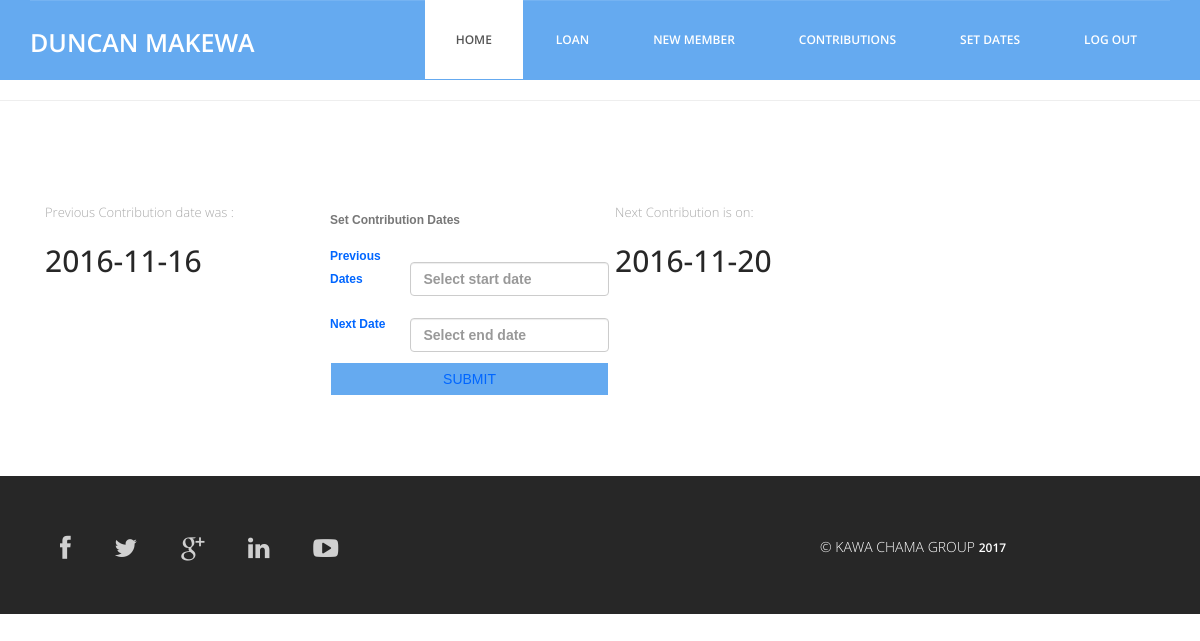
The app's page /clerk/set_next_date.php (signed in) with its own data.
### tables this page shows
CREATE TABLE IF NOT EXISTS `users` (
`id` int(11) NOT NULL,
  `f_name` varchar(60) NOT NULL,
  `l_name` varchar(60) NOT NULL,
  `id_no` int(11) NOT NULL,
  `username` varchar(60) NOT NULL,
  `password` varchar(60) NOT NULL,
  `reg_date` timestamp NOT NULL DEFAULT CURRENT_TIMESTAMP,
  `access` int(11) NOT NULL DEFAULT '0',
  `all` int(11) NOT NULL
);

CREATE TABLE IF NOT EXISTS `manage_contr` (
`id` int(11) NOT NULL,
  `today_ex` date NOT NULL,
  `next_cont` date NOT NULL
);

### clerk/set_next_date.php (the view, shortened to what this page needs)
<?php require_once('../Connections/conn.php'); ?>
<?php
if (!function_exists("GetSQLValueString")) {
function GetSQLValueString($theValue, $theType, $theDefinedValue = "", $theNotDefinedValue = "")
{
  $theValue = function_exists("mysql_real_escape_string") ? mysql_real_escape_string($theValue) : mysql_escape_string($theValue);
  switch ($theType) {
    case "text":
      $theValue = ($theValue != "") ? "'" . $theValue . "'" : "NULL";
      break;
  }
  return $theValue;
}
}
$editFormAction = $_SERVER['PHP_SELF'];
if (isset($_SERVER['QUERY_STRING'])) {
  $editFormAction .= "?" . htmlentities($_SERVER['QUERY_STRING']);
}
$query_contDates = "SELECT * FROM manage_contr ORDER BY id ASC";
$contDates = mysql_query($query_contDates, $conn) or die(mysql_error());
$row_contDates = mysql_fetch_assoc($contDates);
?>
<!DOCTYPE html>
<html lang="en">
  <head>
    <link href="../css/bootstrap.min.css" rel="stylesheet">
	<link rel="stylesheet" href="../css/font-awesome.min.css">
	<link rel="stylesheet" href="../css/animate.css">
	<link href="../css/animate.min.css" rel="stylesheet">
	<link href="../css/style.css" rel="stylesheet" />
	<link href="../SpryAssets/SpryValidationTextField.css" rel="stylesheet" type="text/css">
	<link rel="stylesheet" href="../calender/assets/css/jquery-ui.min.css">
  </head>
  <body>
	<header id="header">
        <?php include('../header/clerk_head.php');?>
    </header>
	<hr>
	<div class="services">
		<div class="container">
			<div class="col-md-3">
			<p>Previous Contribution date was : <h2><?php echo $row_contDates['today_ex']; ?></h2></p>
			</div>
			<div class="col-md-3">
			<form name="form1" method="POST" action="<?php echo $editFormAction; ?>">
             		<table width="279" border="0" align="left" id="newMember">
             				<caption>
             						Set Contribution Dates
             						</caption>
             				<tr>
             						<th width="81" scope="col">Previous Dates</th>
             						<th width="202" scope="col">
                                    <input type="text" name="start" id="datepicker" class="form-control" required autocomplete="off" placeholder="Select start date">
									</th>
             						</tr>
             				<tr>
             						<th>Next date</th>
             						<td>
                                    <input type="text" name="end" id="datepicker2" class="form-control" required autocomplete="off" placeholder="Select end date">
									</td>
             						</tr>
             				<tr>
             						<td colspan="2"
									><input type="submit" name="submit" id="submit" value="Submit" class="btn btn-block"></td>
             						</tr>
             				</table>
             		</form>
			</div>
			<div class="col-md-3">
            <p> Next Contribution is on: <h2><?php echo $row_contDates['next_cont']; ?></h2></p>
			</div>
			<div class="col-md-3">
			</div>
		</div>
	</div>
	<div class="sub-footer">
		<?php include('../footer/sub_footer.php');?>
	</div>
  </body>
</html>

### header/clerk_head.php (shortened to what this page needs)
<?php require_once('../Connections/conn.php'); ?>
<?php
$logoutAction = $_SERVER['PHP_SELF']."?doLogout=true";
?>
<?php
$colname_user = "-1";
if (isset($_SESSION['clerk'])) {
  $colname_user = $_SESSION['clerk'];
}
$query_user = sprintf("SELECT * FROM users WHERE username = %s", GetSQLValueString($colname_user, "text"));
$user = mysql_query($query_user, $conn) or die(mysql_error());
$row_user = mysql_fetch_assoc($user);
?>
<nav class="navbar navbar-default navbar-static-top" role="banner">
            <div class="container">
                <div class="navbar-header">
                   <div class="navbar-brand">
						<a href="#"><h1><?php echo $row_user['f_name']."  ".$row_user['l_name']; ?></h1></a>
					</div>
                </div>
                <div class="navbar-collapse collapse">
					<div class="menu">
						<ul class="nav nav-tabs" role="tablist">
							<li role="presentation"><a href="../clerk/clerk_prof.php" class="active">Home</a></li>
							<li role="presentation"><a href="../clerk/loan.php">loan</a></li>
							<li role="presentation"><a href="../clerk/clerk.php">New Member</a></li>
							<li role="presentation"><a href="../clerk/contributions.php">Contributions</a></li>
							<li role="presentation"><a href="../clerk/set_next_date.php">Set Dates</a></li>
							<li role="presentation"><a href="<?php echo $logoutAction ?>">Log Out</a></li>
						</ul>
					</div>
				</div>
            </div>
        </nav>

### css/style.css (style rules this page uses)
body { font-family:'Open Sans', Arial, sans-serif; font-size:14px; font-weight:300; line-height:1.6em; color:#fff; background-color:#fff; overflow-x:hidden; }
hi,h2,h3,h4,h5,h6 { color:#272727; line-height:1.1em; }
p { color:#aaa; font-size:13px; }
a { text-decoration:none; transition: all 0.1s ease-in-out; -moz-transition: all 0.1s ease-in-out; -webkit-transition: all 0.1s ease-in-out; -o-transition: all 0.1s ease-in-out; outline: none; color:#272727; }
.btn { border-radius:0; margin-top:10px; background-color: #65AAF0; text-transform:uppercase; border-color:#fff; font-size:14px; }
.navbar-brand { float: left; height: 50px; padding: 15px 15px; font-size: 18px; line-height: 20px; }
.navbar-brand h1 { margin-top:9px; padding-top:5px; float: left; font-size: 25px; color:#fff; text-transform:uppercase; font-weight:600; }
.menu { font-size:12px; float:right; text-transform:uppercase; font-weight:600; }
.navbar-collapse { padding-right: 15px; padding-left: 15px; overflow-x: visible; -webkit-overflow-scrolling: touch; border-top: 0px solid transparent; -webkit-box-shadow: inset 0 1px 0 rgba(255, 255, 255, .1); box-shadow: inset 0 1px 0 rgba(255, 255, 255, .1); }
.menu ul.nav-tabs li { color:#fff; }
.nav-tabs { border-bottom: 0; }
.nav-tabs > li { float: left; margin-bottom: 0; }
.nav-tabs > li > a { border-radius:0; color:#fff; padding:30px; }
.nav-tabs > li a.active { color: #555; cursor: default; background-color: #fff; border: 1px solid #fff; border-bottom-color:#fff; }
.navbar-default { background-color: #65AAF0; border-color:#65AAF0; }
.services { padding:80px 0 80px 0; }
.sub-footer { background:#272727; padding:30px; }
#newMember { color: #06F; text-align:center; font-family:Tahoma, Geneva, sans-serif; font-size:12px; text-transform:capitalize; }

### records on screen
users: f_name "DUNCAN", l_name "MAKEWA"
manage_contr: today_ex "2016-11-16", next_cont "2016-11-20"
